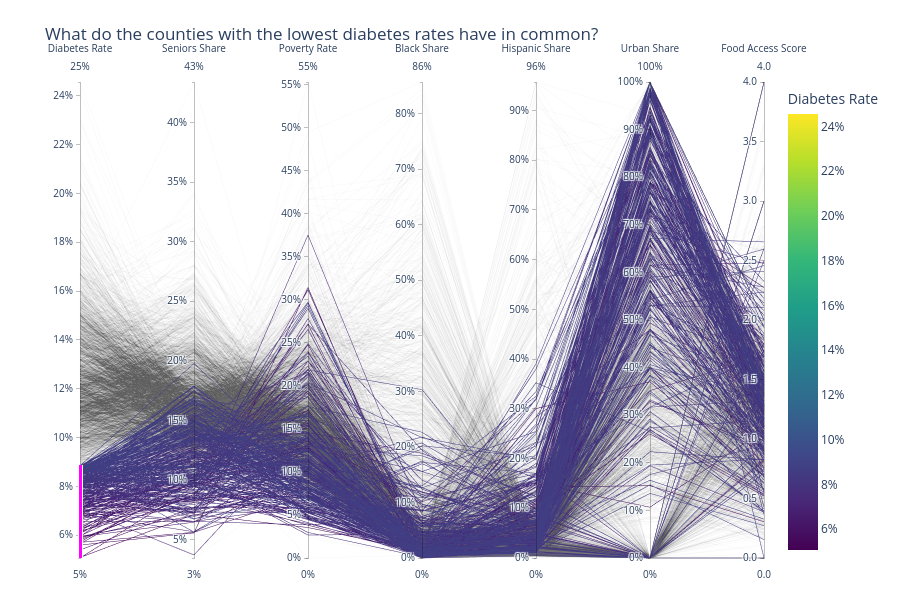

Notebook source saved alongside this figure:
### Code cell
fig = go.Figure(
    go.Parcoords(
        line=dict(
            color=df["DiabetesRate"],
            colorscale="Viridis",
            showscale=True,
            colorbar=dict(title="Diabetes Rate", tickformat=".0%"),
        ),
        dimensions=dims,
    )
)

fig.update_layout(
    title="What do the counties with the lowest diabetes rates have in common?",
    height=600,
    margin=dict(l=80, r=40, t=80, b=40),
)
fig.show()

### Figure 1 — Plotly figure (JSON) as saved in the notebook; plotly's stock layout.template omitted (floating-point values rounded to 4 significant figures; data arrays with more than 128 entries replaced by an {"elided": "..."} marker saying what was removed)
{"data": [{"dimensions": [{"constraintrange": [0.0507, 0.0886], "label": "Diabetes Rate", "tickformat": ".0%", "values": {"elided": "3121 float values"}}, {"label": "Seniors Share", "tickformat": ".0%", "values": {"elided": "3121 float values"}}, {"label": "Poverty Rate", "tickformat": ".0%", "values": {"elided": "3121 float values"}}, {"label": "Black Share", "tickformat": ".0%", "values": {"elided": "3121 float values"}}, {"label": "Hispanic Share", "tickformat": ".0%", "values": {"elided": "3121 float values"}}, {"label": "Urban Share", "tickformat": ".0%", "values": {"elided": "3121 float values"}}, {"label": "Food Access Score", "tickformat": ".1f", "values": {"elided": "3121 float values"}}], "line": {"color": {"elided": "3121 float values"}, "colorbar": {"tickformat": ".0%", "title": {"text": "Diabetes Rate"}}, "colorscale": [[0, "#440154"], [0.1111, "#482878"], [0.2222, "#3e4989"], [0.3333, "#31688e"], [0.4444, "#26828e"], [0.5556, "#1f9e89"], [0.6667, "#35b779"], [0.7778, "#6ece58"], [0.8889, "#b5de2b"], [1, "#fde725"]], "showscale": true}, "type": "parcoords"}], "layout": {"height": 600, "margin": {"b": 40, "l": 80, "r": 40, "t": 80}, "title": {"text": "What do the counties with the lowest diabetes rates have in common?"}}}
